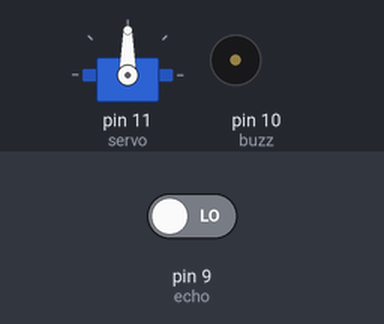
The sketch below on a simulated Arduino Uno, built with avr-gcc and run on an emulated ATmega328P. Parts: servo, buzzer (waves = sounding, pin HIGH). The inputs (shaded band) are chosen by the test bench; at power-on: pin 9 (echo) LOW. Pins used as bus, display or sensor lines are not drawn.

Above: at 0.1 s.
At 1.1 s:
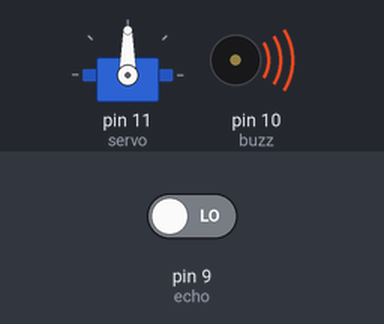
At 19.3 s:
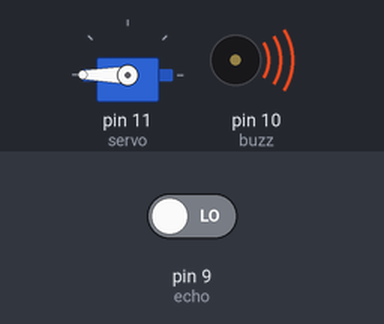
At 37.2 s:
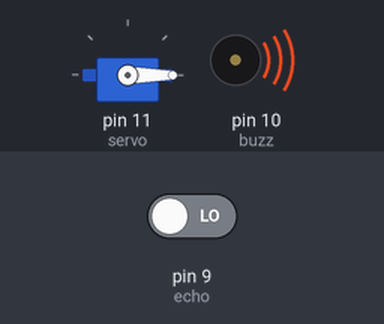
Timing chart, 0 to 40.0 s (numbered marks = the images above):
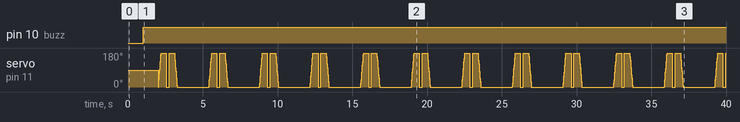

Measured:
- by itself, pin 10 (buzz): LOW → HIGH at 1.0 s

The sketch:

Code.ino
```cpp
#include<Servo.h>
int trig=8;
int echo=9;
int buzz=10;
int dt=10;
Servo servo;

//int distance,duration;
void setup() {
  // put your setup code here, to run once:
pinMode(trig,OUTPUT);
pinMode(buzz,OUTPUT);
pinMode(echo,INPUT);
Serial.begin(9600);
servo.attach(11);
}

void loop() {
  // put your main code here, to run repeatedly:
if (calc_dis()<15)
{
  digitalWrite(buzz,HIGH);
}
else
{
  digitalWrite(buzz,LOW);
}

if (calc_dis()<10)
{
  for (int i=0;i<=540;i++)
  {
    servo.write(i);
    delay(1);
  }
  delay(100);
  for (int i=540;i>=0;i--)
  {
    servo.write(i);
    delay(1);
    }
    delay(100);
}
}

int calc_dis()
{
  int duration,distance;
  digitalWrite(trig,HIGH);
  delay(dt);
  digitalWrite(trig,LOW);
  duration=pulseIn(echo,HIGH);
  distance = (duration/2) / 29.1;
  return distance;
}
```
